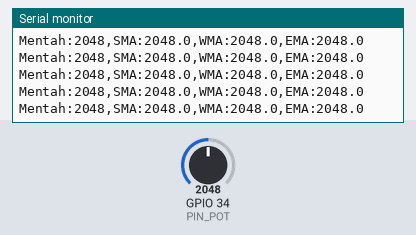
Simulated run of this sketch. Board: ESP32. Parts: the last lines printed to the serial monitor. Inputs (shaded band) come from the test bench; at power-on: GPIO 34 (PIN_POT) = 2048.

Above: at 1.2 s.
1.3 s: GPIO 34 (PIN_POT) set to 2866
At 2.3 s:
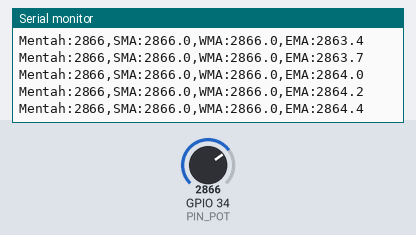
2.8 s: GPIO 34 (PIN_POT) set to 3603
At 3.7 s:
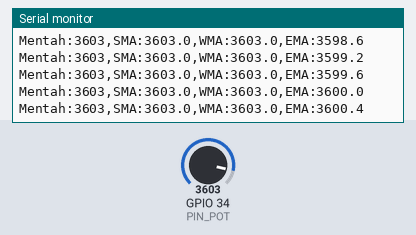
Timing chart, 0 to 5.8 s (numbered marks = the images above; inputs shaded):
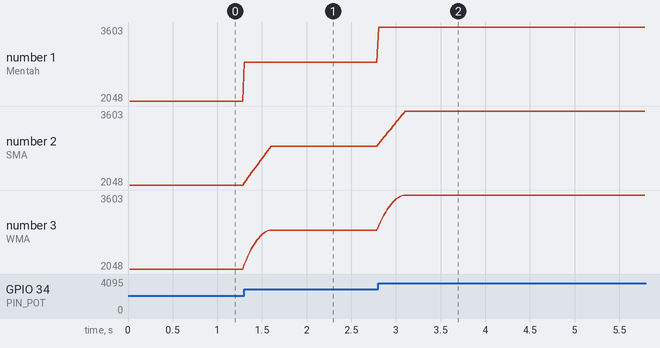

Measured:
- after the input at 1.3 s, the serial monitor: prints a new line at once (image 1)
- after the input at 2.8 s, the serial monitor: prints a new line at once (image 2)
- plotted number 1: 2048 → 2866 after the input at 1.3 s, 2866 → 3603 after the input at 2.8 s
- plotted number 2: 2048 → 2866 after the input at 1.3 s, 2866 → 3603 after the input at 2.8 s
- plotted number 3: 2048 → 2866 after the input at 1.3 s, 2866 → 3603 after the input at 2.8 s

The sketch:

p2_bandingkan_filter.ino
```cpp
/*
 * BAB 34 - Program 2: Membandingkan SMA, WMA, dan EMA
 * Membaca potensiometer setiap 20 ms tanpa delay(), lalu mengirim
 * nilai mentah dan hasil tiga filter ke Serial Plotter.
 * Ketiga filter disetel "setara 16 sampel" supaya adil dibandingkan.
 * Buka Tools → Serial Plotter, lalu pilih baud 115200.
 *
 * Rangkaian: VR10K (potensiometer) → IO34
 */

#define PIN_POT 34  // potensiometer (VR10K) → IO34

const int  N_SMA = 16;  // ukuran jendela SMA
const int  N_WMA = 16;  // ukuran jendela WMA
const long TOTAL_BOBOT = (long)N_WMA * (N_WMA + 1) / 2;  // 1 + 2 + ... + 16 = 136

// Timer serbaguna dari BAB 16
struct Timer {
  unsigned long interval;   // ms
  unsigned long waktuLalu;  // hasil millis() saat terakhir dijalankan

  bool sudahWaktunya(unsigned long sekarang) {
    if (sekarang - waktuLalu >= interval) {
      waktuLalu = sekarang;
      return true;
    }
    return false;
  }
};

// SMA: rata-rata N sampel terakhir dengan buffer melingkar
struct FilterSMA {
  int  sampel[N_SMA];
  int  posisi;  // kursi yang akan ditimpa berikutnya
  long jumlah;  // jumlah isi semua kursi

  void mulai(int nilaiAwal) {
    for (int i = 0; i < N_SMA; i++) {
      sampel[i] = nilaiAwal;
    }
    jumlah = (long)nilaiAwal * N_SMA;
    posisi = 0;
  }

  float tambah(int nilaiBaru) {
    jumlah = jumlah - sampel[posisi] + nilaiBaru;
    sampel[posisi] = nilaiBaru;
    posisi = (posisi + 1) % N_SMA;
    return (float)jumlah / N_SMA;
  }
};

// WMA: sampel terbaru berbobot N, sampel paling lama berbobot 1
struct FilterWMA {
  int sampel[N_WMA];
  int posisi;

  void mulai(int nilaiAwal) {
    for (int i = 0; i < N_WMA; i++) {
      sampel[i] = nilaiAwal;
    }
    posisi = 0;
  }

  float tambah(int nilaiBaru) {
    sampel[posisi] = nilaiBaru;
    posisi = (posisi + 1) % N_WMA;

    long jumlahBerbobot = 0;
    for (int i = 0; i < N_WMA; i++) {
      int indeks = (posisi - 1 - i + N_WMA) % N_WMA;  // mundur dari sampel terbaru
      int bobot = N_WMA - i;
      jumlahBerbobot = jumlahBerbobot + (long)sampel[indeks] * bobot;
    }
    return (float)jumlahBerbobot / TOTAL_BOBOT;
  }
};

// EMA: cukup satu variabel
struct FilterEMA {
  float alpha;
  float nilai;
  bool  siap;

  float tambah(float sampelBaru) {
    if (!siap) {
      nilai = sampelBaru;  // sampel pertama langsung menjadi nilai awal
      siap = true;
    } else {
      nilai = nilai + alpha * (sampelBaru - nilai);
    }
    return nilai;
  }
};

Timer timerSampel = {20, 0};  // 50 sampel per detik
FilterSMA filterSma;
FilterWMA filterWma;
FilterEMA filterEma = {2.0f / (N_SMA + 1), 0.0f, false};  // alpha ≈ 0.12, setara SMA 16

void setup() {
  Serial.begin(115200);
  int nilaiAwal = analogRead(PIN_POT);
  filterSma.mulai(nilaiAwal);
  filterWma.mulai(nilaiAwal);
  filterEma.tambah(nilaiAwal);
  // Sengaja tidak mencetak judul: Serial Plotter menganggap setiap baris sebagai data grafik.
}

void loop() {
  unsigned long sekarang = millis();

  if (timerSampel.sudahWaktunya(sekarang)) {
    int mentah = analogRead(PIN_POT);
    float sma = filterSma.tambah(mentah);
    float wma = filterWma.tambah(mentah);
    float ema = filterEma.tambah(mentah);

    // Format Serial Plotter: label:nilai, dipisah koma, satu baris = satu titik grafik
    Serial.printf("Mentah:%d,SMA:%.1f,WMA:%.1f,EMA:%.1f\n", mentah, sma, wma, ema);
  }
}
```
